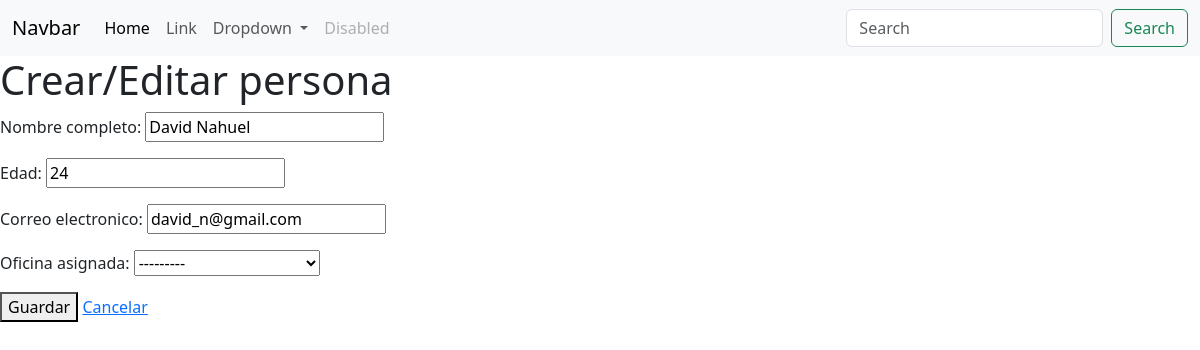
The page /persona/editar/2/ (signed in) on the database its author committed.
### persona/models.py (models this page shows, shortened)
class Persona(models.Model):
    nombre = models.CharField(verbose_name="Nombre completo", max_length=50)
    edad = models.IntegerField(verbose_name="Edad")
    email = models.EmailField(verbose_name="Correo electronico", max_length=254)
    oficina = models.ForeignKey(
        Oficina,
        verbose_name="Oficina asignada",
        on_delete=models.PROTECT,
        related_name="personas",
        null=True,
        blank=True
    )
    class Meta:
        verbose_name =  'Persona'
        verbose_name_plural =  'Personas'

### oficina/models.py (models this page shows)
class Oficina(models.Model):
    nombre = models.CharField(verbose_name="Nombre de la oficina", max_length=50, unique=True)
    nombre_corto = models.SlugField(verbose_name="Id Corto", max_length=10, unique=True, help_text="Identificador corto y unico para la oficina")
    validators = [validate_nombre_corto]
    class Meta:
        verbose_name = 'Oficina'
        verbose_name_plural = 'Oficinas'
    def __str__(self):
        return f"{self.nombre} ({self.nombre_corto})"

### persona/views.py (the view)
class PersonaUpdateView(LoginRequiredMixin, UpdateView):
    model = Persona
    template_name = "persona/crear.html"
    fields = ['nombre', 'edad', 'email', 'oficina']
    success_url = reverse_lazy('persona:lista')

### templates/persona/crear.html (shortened to what this page needs)
{% extends 'base.html' %}
{% block content %}
    <h1>Crear/Editar persona</h1>
    <form method="post">
        {{ form.as_p }}
        <button type="submit">Guardar</button>
        <a href="{% url 'persona:lista' %}">Cancelar</a>
{% endblock content %}

### rows shown on the page
Persona: nombre "David Nahuel", edad "24", email "david_n@gmail.com", oficina "---------"
